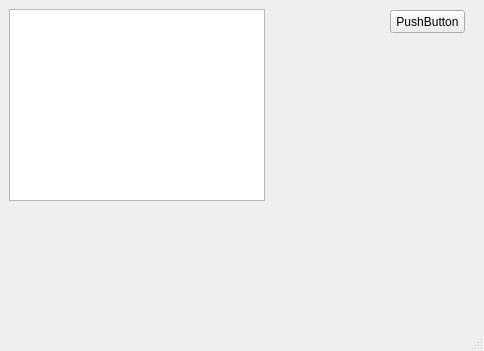
<?xml version="1.0" encoding="UTF-8"?>
<ui version="4.0">
 <class>MainWindow</class>
 <widget class="QMainWindow" name="MainWindow">
  <property name="geometry">
   <rect>
    <x>0</x>
    <y>0</y>
    <width>484</width>
    <height>351</height>
   </rect>
  </property>
  <property name="font">
   <font>
    <family>Segoe UI</family>
   </font>
  </property>
  <property name="windowTitle">
   <string/>
  </property>
  <widget class="QWidget" name="centralWidget">
   <widget class="QTableWidget" name="tableWidget">
    <property name="geometry">
     <rect>
      <x>9</x>
      <y>9</y>
      <width>256</width>
      <height>192</height>
     </rect>
    </property>
   </widget>
   <widget class="QPushButton" name="pushButton">
    <property name="geometry">
     <rect>
      <x>390</x>
      <y>10</y>
      <width>75</width>
      <height>23</height>
     </rect>
    </property>
    <property name="text">
     <string>PushButton</string>
    </property>
   </widget>
  </widget>
  <widget class="QStatusBar" name="statusBar"/>
  <widget class="QMenuBar" name="menuBar">
   <property name="geometry">
    <rect>
     <x>0</x>
     <y>0</y>
     <width>484</width>
     <height>21</height>
    </rect>
   </property>
  </widget>
 </widget>
 <layoutdefault spacing="6" margin="11"/>
 <resources/>
 <connections/>
</ui>
